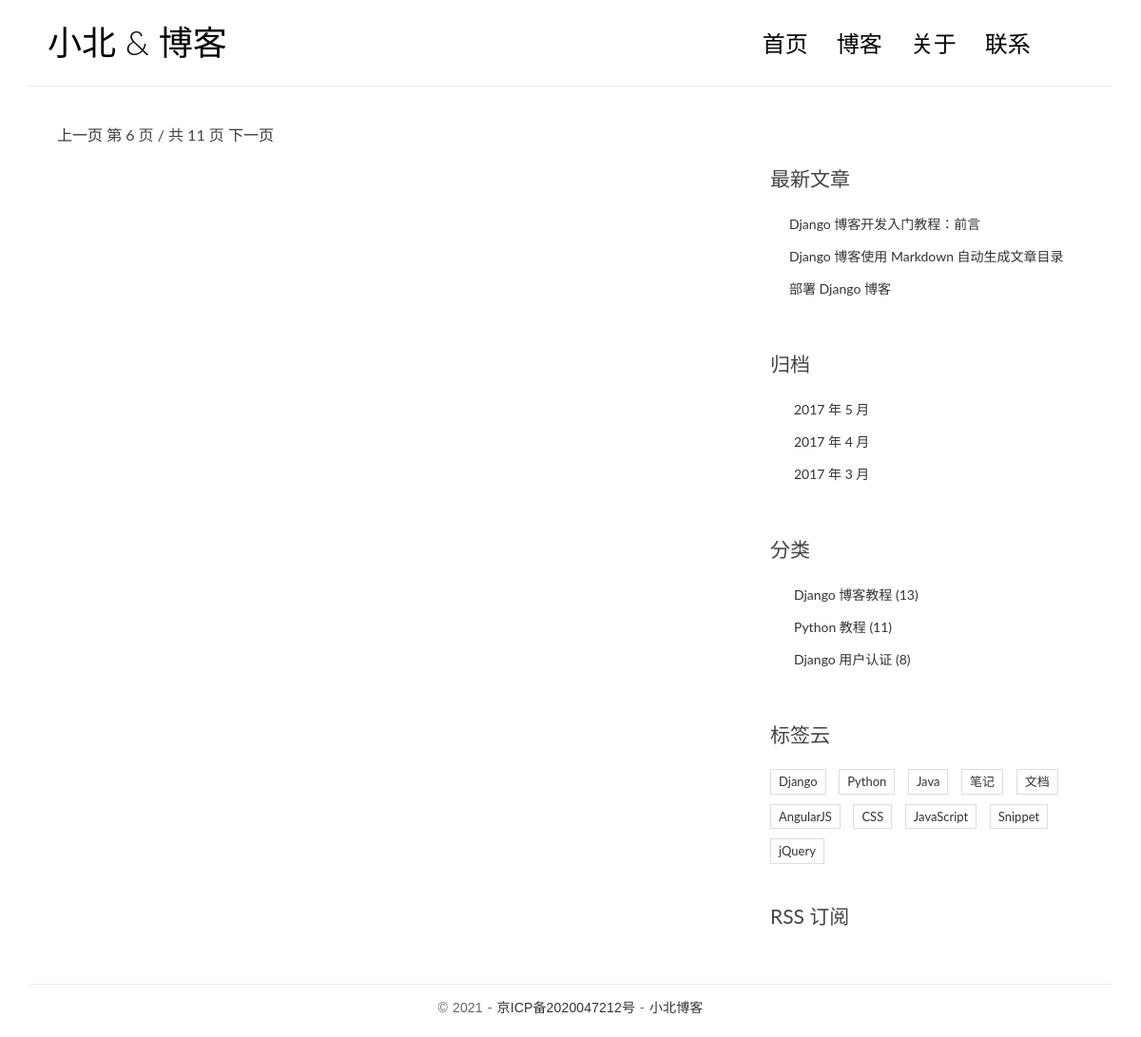
Before: / with the older database file.
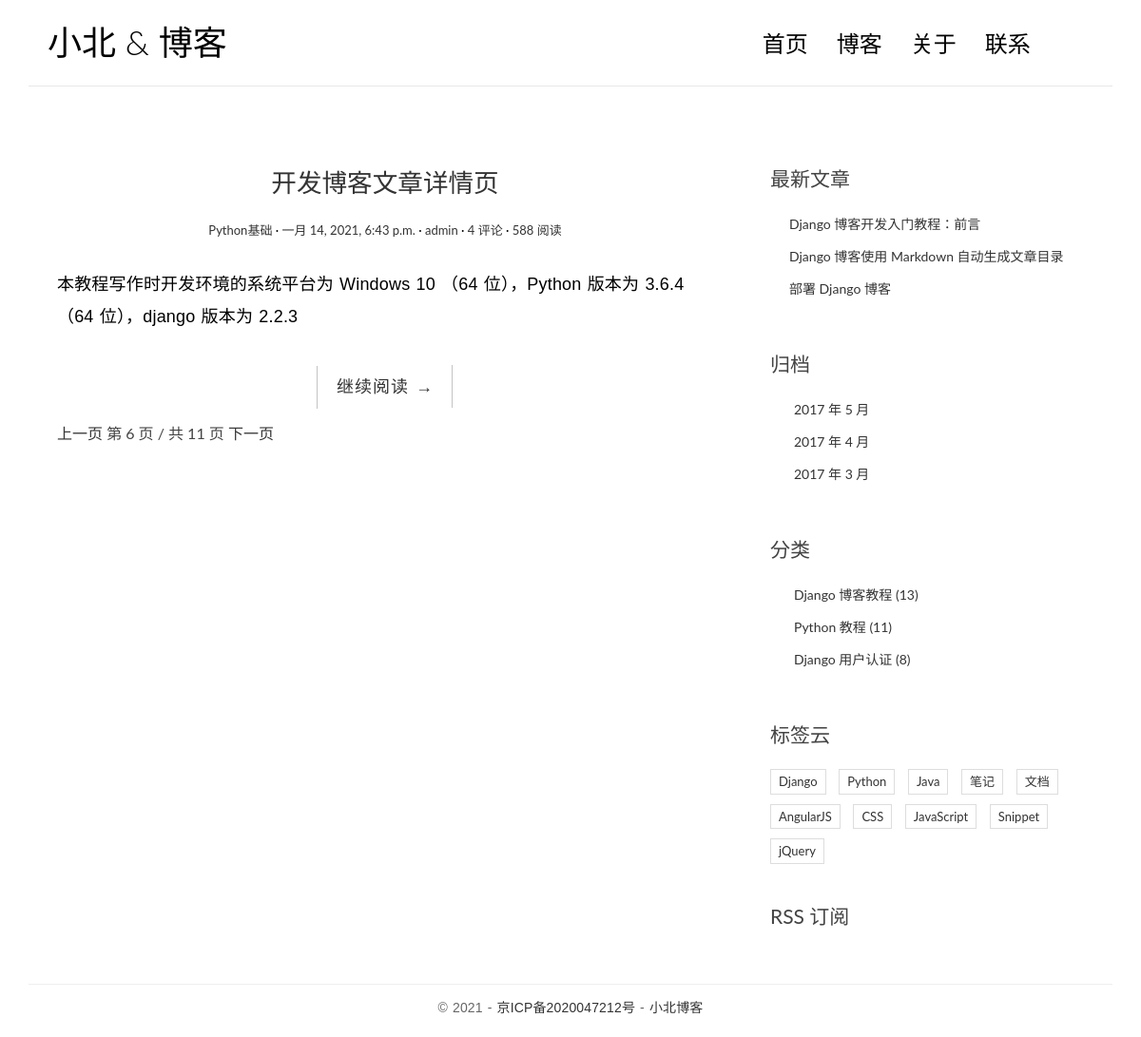
After: the same page with the newer database file.
### blog/models.py (models this page shows, shortened)
class Post(models.Model):
    title = models.CharField('文章标题', max_length=70)
    body = models.TextField('文章正文')
    excerpt = models.CharField('文章载要', max_length=200, blank=True)
    author = models.ForeignKey(User, on_delete=models.CASCADE, verbose_name='文章作者')
    category = models.ForeignKey(Category, on_delete=models.CASCADE)
    tags = models.ManyToManyField(Tag, blank=True)
    created_time = models.DateTimeField('创建时间', default=datetime.now)
    modified_time = models.DateTimeField('修改时间', auto_now=True)
    class Meta:
        verbose_name = "文章"
        verbose_name_plural = verbose_name
        ordering = ('-created_time',)

class Category(models.Model):
    name = models.CharField('分类名', max_length=100)
    class Meta:
        verbose_name = "分类"
        verbose_name_plural = verbose_name

### blog/views.py (the view)
# urls.py: path('', article_list, name='index'),
def article_list(request):
    articles = Post.objects.all()
    return render(request, 'index.html', {
        "articles": articles
    })

### templates/index.html (shortened to what this page needs)
{% extends 'base.html' %}
{% block bodyBlock %}
<div class="content-body">
    <div class="container">
        <div class="row">
            <main class="col-md-8">
                {% for article in articles %}
                    <article class="post post-1">
                        <header class="entry-header">
                            <h1 class="entry-title">
                                <a href="{% url 'detail' article.id %}">{{ article.title }}</a>
                            </h1>
                            <div class="entry-meta">
                                <span class="post-category"><a href="#">{{ article.category.name }}</a></span>
                                <span class="post-date"><a href="#"><time class="entry-date"
                                                                          datetime="{{ article.created_time }}">{{ article.created_time }}</time></a></span>
                                <span class="post-author"><a href="#">{{ article.author }}</a></span>
                                <span class="comments-link"><a href="#">4 评论</a></span>
                                <span class="views-count"><a href="#">588 阅读</a></span>
                            </div>
                        </header>
                        <div class="entry-content clearfix">
                            <p>{{ article.excerpt }}</p>
                            <div class="read-more cl-effect-14">
                                <a href="{% url 'detail' article.id %}" class="more-link">继续阅读 <span class="meta-nav">→</span></a>
                            </div>
                        </div>
                    </article>
                {% endfor %}
                <div class="pagination-simple">
                    <a href="#">上一页</a>
                    <span class="current">第 6 页 / 共 11 页</span>
                    <a href="#">下一页</a>
                </div>
            </main>
            <aside class="col-md-4">
                <div class="widget widget-recent-posts">
                    <h3 class="widget-title">最新文章</h3>
                    <ul>
                        <li>
                            <a href="#">Django 博客开发入门教程：前言</a>
                        </li>
                        <li>
                            <a href="#">Django 博客使用 Markdown 自动生成文章目录</a>
                        </li>
                        <li>
                            <a href="#">部署 Django 博客</a>
                        </li>
                    </ul>
                </div>
                <div class="widget widget-archives">
                    <h3 class="widget-title">归档</h3>
                    <ul>
                        <li>
                            <a href="#">2017 年 5 月</a>
                        </li>
                        <li>
                            <a href="#">2017 年 4 月</a>
                        </li>
                        <li>
                            <a href="#">2017 年 3 月</a>
                        </li>
                    </ul>
                </div>
                <div class="widget widget-category">
                    <h3 class="widget-title">分类</h3>
                    <ul>
                        <li>
                            <a href="#">Django 博客教程 <span class="post-count">(13)</span></a>
                        </li>
                        <li>
                            <a href="#">Python 教程 <span class="post-count">(11)</span></a>
                        </li>
                        <li>
                            <a href="#">Django 用户认证 <span class="post-count">(8)</span></a>
                        </li>
                    </ul>
                </div>
                <div class="widget widget-tag-cloud">
                    <h3 class="widget-title">标签云</h3>
                    <ul>
                        <li>
                            <a href="#">Django</a>
                        </li>
                        <li>
                            <a href="#">Python</a>
                        </li>
                        <li>
                            <a href="#">Java</a>
                        </li>
                        <li>
                            <a href="#">笔记</a>
                        </li>
                        <li>
                            <a href="#">文档</a>
                        </li>
                        <li>
                            <a href="#">AngularJS</a>
                        </li>
                        <li>
                            <a href="#">CSS</a>
                        </li>
                        <li>
                            <a href="#">JavaScript</a>
                        </li>
                        <li>
                            <a href="#">Snippet</a>
                        </li>
                        <li>
                            <a href="#">jQuery</a>
                        </li>
                    </ul>
                </div>
                <div class="rss">
                    <a href=""> RSS 订阅</a>
                </div>
            </aside>
        </div>
    </div>
</div>
{% endblock %}

### templates/base.html (shortened to what this page needs)
{% load static %}
<!DOCTYPE html>
<html>
<head>
    <link rel="stylesheet" href="{% static 'css/bootstrap.min.css' %}">
    <link rel="stylesheet" href="http://code.ionicframework.com/ionicons/2.0.1/css/ionicons.min.css">
    <link rel="stylesheet" href="{% static 'css/pace.css' %}">
    <link rel="stylesheet" href="{% static 'css/custom.css' %}">
</head>
<body>
<div class="container">
    <header id="site-header">
        <div class="row">
            <div class="col-md-4 col-sm-5 col-xs-8">
                <div class="logo">
                    <h1><a href="index.html"><b>小北</b> &amp; 博客</a></h1>
                </div>
            </div>
            <div class="col-md-8 col-sm-7 col-xs-4">
                <nav class="main-nav" role="navigation">
                    <div class="collapse navbar-collapse" id="bs-example-navbar-collapse-1">
                        <ul class="nav navbar-nav navbar-right">
                            <li class="cl-effect-11"><a href="{% url 'index' %}" data-hover="首页">首页</a></li>
                            <li class="cl-effect-11"><a href="{% url 'full_width' %}" data-hover="博客">博客</a></li>
                            <li class="cl-effect-11"><a href="{% url 'about' %}" data-hover="关于">关于</a></li>
                            <li class="cl-effect-11"><a href="{% url 'contact' %}" data-hover="联系">联系</a></li>
                        </ul>
                    </div>
                </nav>
            </div>
        </div>
    </header>
</div>
{% block bodyBlock %}
{% endblock %}
<footer id="site-footer">
    <div class="container">
        <div class="row">
            <div class="col-md-12">
                <p class="copyright">&copy 2021 - <a href="https://beian.miit.gov.cn/"
                                                        target="_blank" title="小北导航页">京ICP备2020047212号</a>
                    - <a href="http://52xiaobei.cn/" title="小北博客" target="_blank">小北博客</a>
                </p>
            </div>
        </div>
    </div>
</footer>
</body>
</html>

### static/css/custom.css (style rules this page uses)
* { outline: none; }
h1, h2, h3, h4, h5, h6 { margin-top: 0; }
b { font-weight: 400; }
a { color: #333; }
body { color: #444; font-family: 'Lato', sans-serif; }
p { font-family: 'Ubuntu', sans-serif; font-weight: 400; word-spacing: 1px; letter-spacing: 0.01em; }
#site-header { background-color: #FFF; padding: 25px 20px; margin-bottom: 40px; border-bottom: 1px solid #e7e7e7; }
.logo h1 a { color: #000; }
.logo h1 { margin: 0; font-family: 'Lato', sans-serif; font-weight: 300; }
.main-nav { margin-top: 11px; max-width: 95%; }
.main-nav a { color: #000000 !important; padding: 0 0 5px 0 !important; margin-right: 30px; font-family: 'Lato', sans-serif; font-weight: 300; font-size: 24px; }
.cl-effect-11 a { padding: 10px 0; color: #0972b4; text-shadow: none; }
.cl-effect-11 a::before { position: absolute; top: 0; left: 0; overflow: hidden; padding: 0 0 5px 0 !important; max-width: 0; border-bottom: 1px solid #000; color: #000; content: attr(data-hover); white-space: nowrap; -webkit-transition: max-width 0.5s; -moz-transition: max-width 0.5s; transition: max-width 0.5s; }
.content-body { padding-bottom: 4em; }
.post { background: #fff; padding: 30px 30px 0; }
.entry-title { text-align: center; font-size: 1.9em; margin-bottom: 20px; line-height: 1.6; padding: 10px 20px 0; }
.entry-meta { text-align: center; color: #DDDDDD; font-size: 13px; margin-bottom: 30px; }
.entry-content { font-size: 18px; line-height: 1.9; font-weight: 300; color: #000; }
.post-category::after, .post-date::after, .post-author::after, .comments-link::after { content: ' ·'; color: #000; }
.read-more { font-family: 'Ubuntu', sans-serif; font-weight: 400; word-spacing: 1px; letter-spacing: 0.01em; text-align: center; margin-top: 20px; }
.cl-effect-14 a { padding: 0 20px; height: 45px; line-height: 45px; position: relative; display: inline-block; margin: 15px 25px; letter-spacing: 1px; font-weight: 400; text-shadow: 0 0 1px rgba(255, 255, 255, 0.3); }
.cl-effect-14 a::before, .cl-effect-14 a::after { position: absolute; width: 45px; height: 1px; background: #C3C3C3; content: ''; -webkit-transition: all 0.3s; -moz-transition: all 0.3s; transition: all 0.3s; pointer-events: none; }
.cl-effect-14 a::before { top: 0; left: 0; -webkit-transform: rotate(90deg); -moz-transform: rotate(90deg); transform: rotate(90deg); -webkit-transform-origin: 0 0; -moz-transform-origin: 0 0; transform-origin: 0 0; }
.cl-effect-14 a::after { right: 0; bottom: 0; -webkit-transform: rotate(90deg); -moz-transform: rotate(90deg); transform: rotate(90deg); -webkit-transform-origin: 100% 0; -moz-transform-origin: 100% 0; transform-origin: 100% 0; }
.widget { background: #fff; padding: 30px 0 0; }
.widget-title { font-size: 1.5em; margin-bottom: 20px; line-height: 1.6; padding: 10px 0 0; font-weight: 400; }
.widget-recent-posts ul { padding: 0; margin: 0; padding-left: 20px; }
.widget-recent-posts ul li { list-style-type: none; position: relative; line-height: 170%; margin-bottom: 10px; }
.widget-recent-posts ul li::before { content: '\f3d3'; font-family: "Ionicons"; position: absolute; left: -17px; top: 3px; font-size: 16px; color: #000; }
.widget-archives ul { padding: 0; margin: 0; padding-left: 25px; }
.widget-archives ul li { list-style-type: none; position: relative; line-height: 170%; margin-bottom: 10px; }
.widget-archives ul li::before { content: '\f3f3'; font-family: "Ionicons"; position: absolute; left: -25px; top: 1px; font-size: 16px; color: #000; }
.widget-category ul { padding: 0; margin: 0; padding-left: 25px; }
.widget-category ul li { list-style-type: none; position: relative; line-height: 170%; margin-bottom: 10px; }
.widget-category ul li::before { content: '\f3fe'; font-family: "Ionicons"; position: absolute; left: -25px; top: 1px; font-size: 18px; color: #000; }
.widget-tag-cloud ul { padding: 0; margin: 0; margin-right: -10px; }
.widget-tag-cloud ul li { list-style-type: none; font-size: 13px; display: inline-block; margin-right: 10px; margin-bottom: 10px; padding: 3px 8px; border: 1px solid #ddd; }
.rss { font-size: 21px; margin-top: 30px; }
.rss a { color: #444; }
#site-footer { padding-top: 10px; padding: 0 0 1.5em 0; }
.copyright { text-align: center; padding-top: 1em; margin: 0; border-top: 1px solid #eee; color: #666; }
.pagination-simple { padding-left: 30px; font-size: 16px; }

Changed rows visible on the page:
added Post: title "开发博客文章详情页", category.name "Python基础", created_time "一月 14, 2021, 6:43 p.m.", author "admin", excerpt "本教程写作时开发环境的系统平台为 Windows 10 （64 位），Python 版本为 3.6.4 （64 位），django 版本为 2.2.3"
